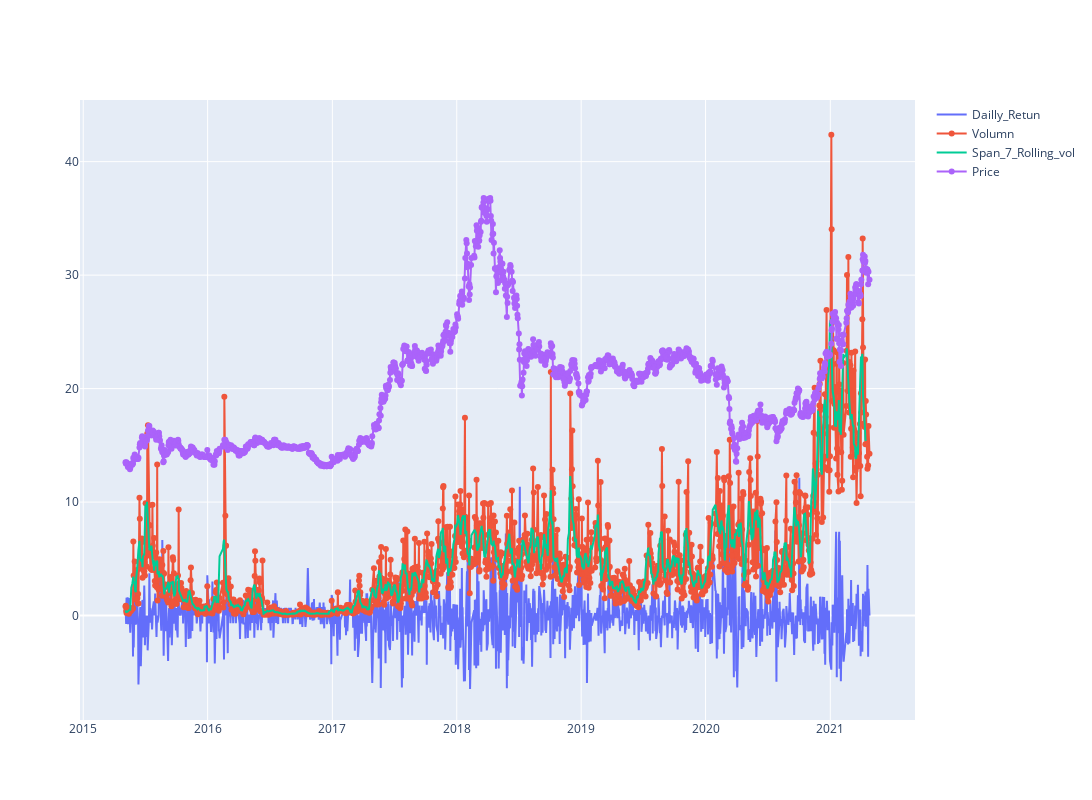

Notebook source saved alongside this figure:
### Code cell
df['Volumn'] = df['<Volume>']/1000000
Volumnshort_rolling = df['Volumn'].rolling(window=7).mean()

fig = go.Figure()
fig.update_layout(  autosize=False,   width=1200,    height=800)
fig.add_trace(go.Scatter(x=df.datetime, y=df['Daily_return'], 
                        mode='lines', name='Dailly_Retun'))
fig.add_trace(go.Scatter(x=df.datetime, y=df['Volumn'], 
                        mode='lines+markers', name='Volumn'))

fig.add_trace(go.Scatter(x=df.datetime, y=Volumnshort_rolling, 
                      mode ='lines', name='Span_7_Rolling_vol'))

fig.add_trace(go.Scatter(x=df.datetime, y=df['<Close>'], 
                        mode='lines+markers', name='Price'))

### Figure 1 — Plotly figure (JSON) as saved in the notebook; plotly's stock layout.template omitted (floating-point values rounded to 4 significant figures; data arrays with more than 128 entries replaced by an {"elided": "..."} marker saying what was removed)
{"data": [{"mode": "lines", "name": "Dailly_Retun", "type": "scatter", "x": {"elided": "1498 str values"}, "y": {"elided": "1498 float values"}}, {"mode": "lines+markers", "name": "Volumn", "type": "scatter", "x": {"elided": "1498 str values"}, "y": {"elided": "1498 float values"}}, {"mode": "lines", "name": "Span_7_Rolling_vol", "type": "scatter", "x": {"elided": "1498 str values"}, "y": {"elided": "1498 float values"}}, {"mode": "lines+markers", "name": "Price", "type": "scatter", "x": {"elided": "1498 str values"}, "y": {"elided": "1498 float values"}}], "layout": {"autosize": false, "height": 800, "width": 1200}}
